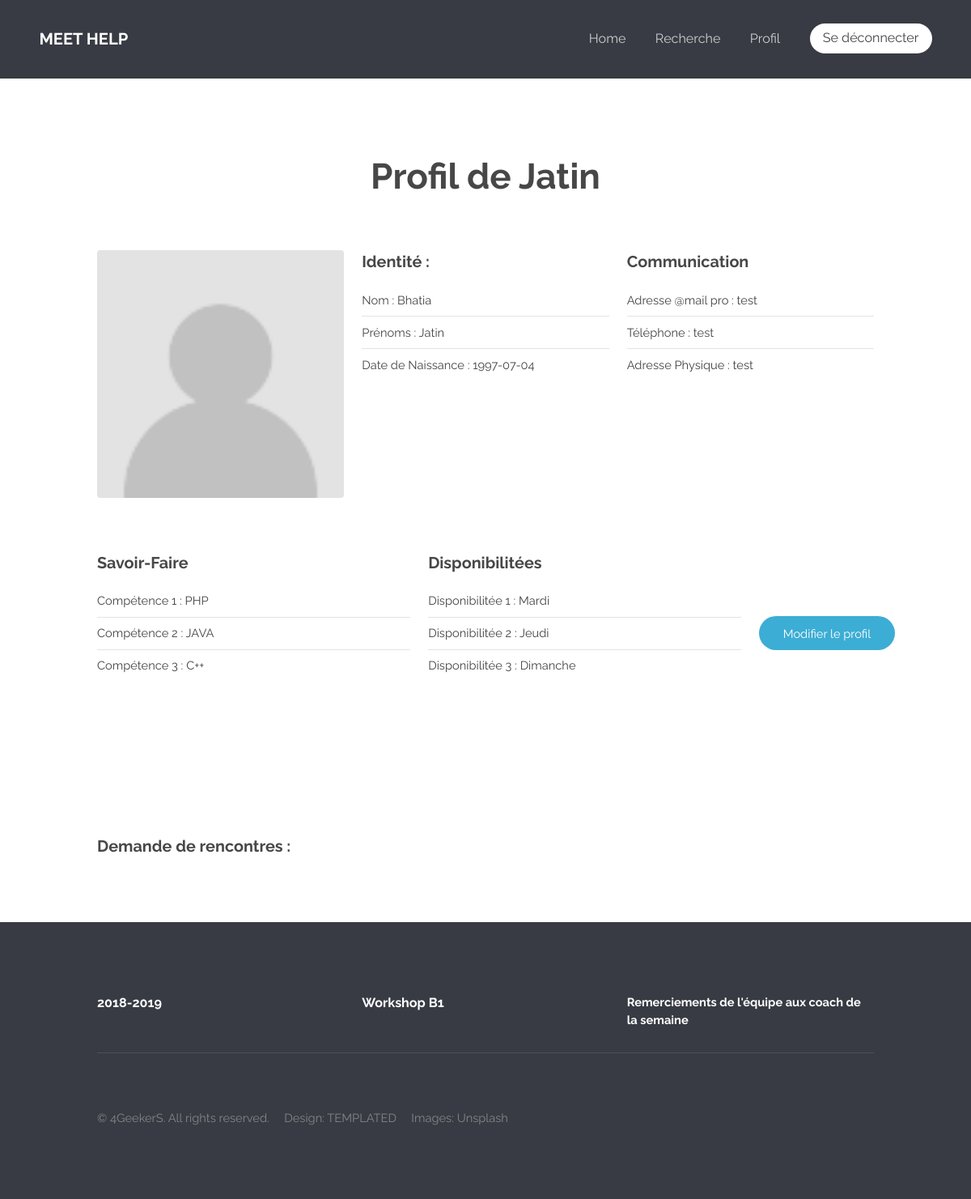
/login-system/Site/SynchroTemplateModifPro/PageDeProfil.php (signed in), run on the app's committed database.
### tables this page shows
CREATE TABLE `apprenant` (
  `id_apprenant` int(11) NOT NULL,
  `first_name` varchar(25) NOT NULL,
  `last_name` varchar(25) NOT NULL,
  `email` varchar(100) NOT NULL,
  `password` varchar(255) NOT NULL,
  `datenaiss_pro` date NOT NULL,
  `genre_pro` varchar(25) NOT NULL,
  `tel_pro` varchar(25) NOT NULL,
  `adresse_pro` varchar(25) NOT NULL,
  `statut_pro` binary(1) NOT NULL,
  `identifiant` varchar(25) NOT NULL,
  `adr_email_professionnel` varchar(25) NOT NULL,
  `hash` varchar(50) NOT NULL,
  `active` tinyint(1) NOT NULL,
  `competence1` varchar(255) DEFAULT NULL,
  `competence2` varchar(255) DEFAULT NULL,
  `competence3` varchar(255) DEFAULT NULL,
  `imageProfil` varchar(255) NOT NULL,
  `disponibilite1` varchar(255) NOT NULL,
  `disponibilite2` varchar(255) NOT NULL,
  `disponibilite3` varchar(255) NOT NULL
);

### login-system/Site/SynchroTemplateModifPro/PageDeProfil.php (the view, shortened to what this page needs)
<?php
    $bdd = new PDO('mysql:host=localhost;dbname=workshop2;charset=utf8', 'root', '', array(PDO::ATTR_ERRMODE => PDO::ERRMODE_EXCEPTION));
    $reponse = $bdd->query('SELECT * FROM apprenant WHERE id_apprenant = '. $_SESSION['id_apprenant']);
?>
<!DOCTYPE html>
<html lang="en">
	<head>
	</head>
	<body>
			<header id="header">
				<h1><a href="../Profile.php">MEET HELP</a></h1>
				<nav id="nav">
					<ul>
						<li><a href="../Profile.php">Home</a></li>
						<li><a href="../recherche.php">Recherche</a></li>
						<li><a href="#">Profil</a></li>
						<li><a href="../../logout.php" class="button special">Se déconnecter</a></li>
					</ul>
				</nav>
			</header>
		<?php  while ($donnees = $reponse -> fetch())
			{
			?>
			<section id="main" class="wrapper">
				<div class="container">
					<header class="major">
						<h2>Profil de <?php echo $donnees['first_name']; ?></h2>
					</header>
						<section class="links">
							<div class="row">
								<section class="4u 6u(medium)">
									<ul class="alt">
										<li><a class="image fit"><img src=<?php echo $donnees['imageProfil']; ?> alt="image de profil" /></a></li>
									</ul>
								</section>
								<section class="4u 6u(medium)">
									<h3>Identité :</h3>
									<ul class="alt">
										<li>Nom : <?php echo $donnees['last_name']; ?> </li>
										<li>Prénoms : <?php echo $donnees['first_name']; ?> </li>
										<li>Date de Naissance : <?php echo $donnees['datenaiss_pro']; ?></li>
									</ul>
								</section>
								<section class="4u 12u(medium) 12u$(small)">
									<h3>Communication</h3>
									<ul class="alt">
										<li>Adresse @mail pro : <?php echo $donnees['adr_email_professionnel']; ?></li>
										<li>Téléphone : <?php echo $donnees['tel_pro']; ?></li>
										<li>Adresse Physique : <?php echo $donnees['adresse_pro']; ?></li>
									</ul>
								</section>
							</div>
						</section>
						<section class="links">
							<div class="row">
								<section class="5u 12u$(small)">
									<h3>Savoir-Faire</h3>
									<ul class="alt">
										<li>Compétence 1 : <?php echo $donnees['competence1']; ?></li>
										<li>Compétence 2 : <?php echo $donnees['competence2']; ?></li>
										<li>Compétence 3 : <?php echo $donnees['competence3']; ?></li>
									</ul>
								</section>
								<section class="5u 12u$(small)">
									<h3>Disponibilitées</h3>
									<ul class="alt">
										<li>Disponibilitée 1 : <?php echo $donnees['disponibilite1']; ?></li>
										<li>Disponibilitée 2 : <?php echo $donnees['disponibilite2']; ?></li>
										<li>Disponibilitée 3 : <?php echo $donnees['disponibilite3']; ?></li>
									</ul>
								</section>
								<section class="2u 12u$(medium)" style="margin: 5.5em auto;">
									<a href="PageDeProfilParametres.php" class="button">Modifier le profil</a>
								</section>
							</div>
						</section>
				</div>
			</section>
			<?php
			}
			?>
			<section id="main" class="wrapper">
				<div class="container">
						<section class="links">
							<h3>Demande de rencontres : </h3>
						<div class="row">
						</div>
						</section>
				</div>
			</section>
			<footer id="footer">
				<div class="container">
					<section class="links">
						<div class="row">
							<section class="4u 6u(medium) 12u$(small)">
								<h4>2018-2019</h4>
							</section>
							<section class="4u 6u$(medium) 12u$(small)">
								<h4>Workshop B1</h4>
							</section>
							<section class="4u 6u(medium) 12u$(small)">
								<h4 style="font-size: 1em;">Remerciements de l'équipe aux coach de la semaine</h4>
							</section>
						</div>
					</section>
					<div class="row">
						<div class="8u 12u$(medium)">
							<ul class="copyright">
								<li>&copy; 4GeekerS. All rights reserved.</li>
								<li>Design: <a href="http://templated.co">TEMPLATED</a></li>
								<li>Images: <a href="http://unsplash.com">Unsplash</a></li>
							</ul>
						</div>
					</div>
				</div>
			</footer>
	</body>
</html>

### login-system/Site/SynchroTemplateModifPro/css/style.css (style rules this page uses)
body { background: #fff; }
body, input, select, textarea { color: #444; font-family: "Raleway", Helvetica, sans-serif; font-size: 13pt; font-weight: 400; line-height: 1.65em; }
a { color: #383b43; text-decoration: none; }
h1, h2, h3, h4, h5, h6 { color: #474747; font-weight: 700; line-height: 1em; margin: 0 0 1em 0; }
h1 a, h2 a, h3 a, h4 a, h5 a, h6 a { color: inherit; text-decoration: none; }
h2 { font-size: 1.75em; line-height: 1.5em; }
h3 { font-size: 1.35em; line-height: 1.5em; }
h4 { font-size: 1.1em; line-height: 1.5em; }
header.major { text-align: center; margin-bottom: 4em; }
header.major h2 { font-size: 3em; margin-bottom: 0.5em; }
.image { border-radius: 4px; border: 0; display: inline-block; position: relative; }
.image img { border-radius: 4px; display: block; }
.image.fit { display: block; margin: 0 0 2em 0; width: 100%; }
.image.fit img { width: 100%; }
ul { list-style: disc; margin: 0 0 2em 0; padding-left: 1em; }
ul li { padding-left: 0.5em; }
ul.alt { list-style: none; padding-left: 0; }
ul.alt li { border-top: solid 1px rgba(144, 144, 144, 0.25); padding: 0.5em 0; }
ul.alt li:first-child { border-top: 0; padding-top: 0; }
input[type="submit"], input[type="reset"], input[type="button"], .button { -moz-appearance: none; -webkit-appearance: none; -o-appearance: none; -ms-appearance: none; appearance: none; -moz-transition: background-color 0.2s ease-in-out, color 0.2s ease-in-out; -webkit-transition: background-color 0.2s ease-in-out, color 0.2s ease-in-out; -o-transition: background-color 0.2s ease-in-out, color 0.2s ease-in-out; -ms-transition: background-color 0.2s ease-in-out, color 0.2s ease-in-out; transition: background-color 0.2s ease-in-out, color 0.2s ease-in-out; background-color: #3cadd4; border-radius: 30px; border: 0; color: #ffffff !important; cursor: pointer; display: inline-block; font-weight: 400; height: 2.85em; line-height: 2.95em; padding: 0 2em; text-align: center; text-decoration: none; white-space: nowrap; }
input[type="submit"].special, input[type="reset"].special, input[type="button"].special, .button.special { background-color: #383b43; color: #ffffff !important; }
#header { background-color: #383b43; color: #ffffff; cursor: default; font-size: 1.1em; height: 6em; line-height: 6em; width: 100%; z-index: 10000; }
#header h1 { color: #ffffff; height: inherit; left: 3em; line-height: inherit; margin: 0; padding: 0; position: absolute; }
#header h1 a { font-size: 1.25em; }
#header nav { height: inherit; line-height: inherit; position: absolute; right: 3em; vertical-align: middle; }
#header nav > ul { list-style: none; margin: 0; padding-left: 0; }
#header nav > ul > li { border-radius: 4px; display: inline-block; margin-left: 2em; padding-left: 0; }
#header nav > ul > li a { -moz-transition: color 0.2s ease-in-out; -webkit-transition: color 0.2s ease-in-out; -o-transition: color 0.2s ease-in-out; -ms-transition: color 0.2s ease-in-out; transition: color 0.2s ease-in-out; color: #cdced0; display: inline-block; text-decoration: none; }
#header nav > ul > li:first-child { margin-left: 0; }
#header nav > ul > li .button { background-color: #fff; color: #444 !important; height: 2.25em; line-height: 2.25em; margin-bottom: 0; padding: 0 1em; position: relative; top: -0.075em; vertical-align: middle; }
.wrapper { padding: 6em 0em 4em; }
#footer { background: #383b43; padding: 6em 0em 4em; }
#footer h2, #footer h3, #footer h4 { color: #ffffff; }
#footer p, #footer a, #footer li { color: #cdced0; }
#footer .links { border-bottom: 1px solid rgba(144, 144, 144, 0.25); margin-bottom: 4em; padding-bottom: 1em; }
#footer .copyright { margin-top: 0.65em; padding: 0; }
#footer .copyright li { color: #858585; display: inline-block; list-style: none; margin-left: 0.5em; padding-left: 0.5em; }
#footer .copyright li:first-child { margin-left: 0; padding-left: 0; }
#footer .copyright a { color: #858585; }

### login-system/Site/SynchroTemplateModifPro/css/style-xlarge.css (style rules this page uses)
body, input, select, textarea { font-size: 11pt; }

### data on the page
apprenant: first_name "Jatin", imageProfil (placeholder picture), last_name "Bhatia", datenaiss_pro "1997-07-04", adr_email_professionnel "test", tel_pro "test", adresse_pro "test", competence1 "PHP", competence2 "JAVA", competence3 "C++", disponibilite1 "Mardi", disponibilite2 "Jeudi", disponibilite3 "Dimanche"
